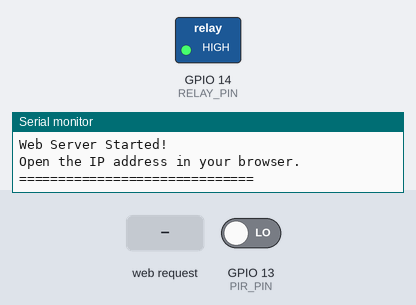
This sketch was run on a simulated ESP32. Shown: switched loads named in the sketch (green lamp = pin HIGH), the last lines printed to the serial monitor. The test bench sets the inputs (shaded band); at power-on: GPIO 13 (PIR_PIN) LOW. WiFi joins after 1.5 s; servers stay silent unless stated; uploads are accepted with an empty reply; the local clock reads 2024-03-15 10:24:30 at power-on unless the sketch sets it.

Above: at 4.7 s.
4.8 s: GPIO 13 (PIR_PIN) driven HIGH
At 5.6 s:
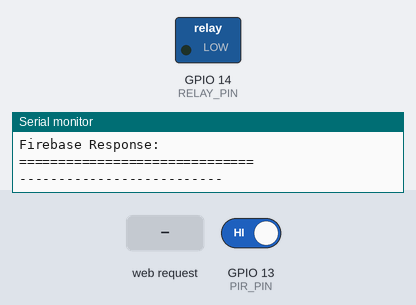
7.8 s: HTTP request GET /off received
At 8.7 s:
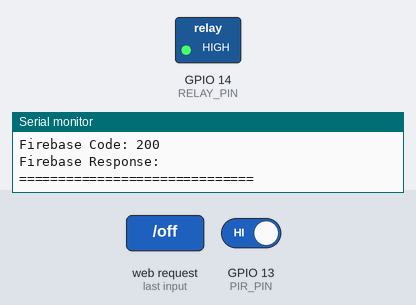
Timing chart, 0 to 10.8 s (numbered marks = the images above; inputs shaded):
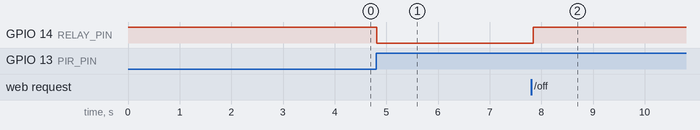

Measured:
- after the input at 4.8 s, GPIO 14 (RELAY_PIN): HIGH → LOW at once
- after the input at 7.8 s, GPIO 14 (RELAY_PIN): LOW → HIGH at once

The sketch:

automatic_room_light_control_system_final.ino
```cpp
#include <WiFi.h>
#include <WebServer.h>
#include <HTTPClient.h>
#include <WiFiClientSecure.h>
#include <time.h>

// =====================================================
// WiFi Credentials
// =====================================================
const char* ssid = "YOUR_WIFI_SSID";
const char* password = "YOUR_WIFI_PASSWORD";

// =====================================================
// Firebase
// =====================================================
const char* FIREBASE_HOST = "YOUR_FIREBASE_DATABASE_URL";
const char* FIREBASE_AUTH = "YOUR_FIREBASE_AUTH_KEY";

// Example:
// https://your-project-default-rtdb.firebaseio.com
// Do NOT add / at the end.

// =====================================================
// Google Apps Script
// =====================================================
const char* GOOGLE_SCRIPT_URL = "YOUR_GOOGLE_APPS_SCRIPT_URL";

// =====================================================
// GPIO Pins
// =====================================================
#define PIR_PIN 13
#define RELAY_PIN 14

// =====================================================
// Web Server
// =====================================================
WebServer server(80);

// =====================================================
// Variables
// =====================================================
int motionCount = 0;
int lastPIRState = LOW;

bool lightState = false;
bool autoMode = true;

// =====================================================
// Timers
// =====================================================
unsigned long lastFiveMinuteReport = 0;

const unsigned long REPORT_INTERVAL = 300000UL; // 5 minutes

// Number of motions since last email
int motionsSinceLastReport = 0;

// =====================================================
// NTP Time
// India = UTC + 5:30
// =====================================================
const long GMT_OFFSET_SEC = 19800;
const int DAYLIGHT_OFFSET_SEC = 0;

// =====================================================
// Relay Control
// Active LOW Relay
// LOW  = Relay ON
// HIGH = Relay OFF
// =====================================================

void lightON() {

  digitalWrite(RELAY_PIN, LOW);
  lightState = true;
}

void lightOFF() {

  digitalWrite(RELAY_PIN, HIGH);
  lightState = false;
}

// =====================================================
// Get Current Date
// =====================================================

String getDate() {

  struct tm timeinfo;

  if (!getLocalTime(&timeinfo)) {
    return "Unknown";
  }

  char buffer[20];

  strftime(buffer, sizeof(buffer), "%d-%m-%Y", &timeinfo);

  return String(buffer);
}

// =====================================================
// Get Current Time
// =====================================================

String getTimeNow() {

  struct tm timeinfo;

  if (!getLocalTime(&timeinfo)) {
    return "Unknown";
  }

  char buffer[20];

  strftime(buffer, sizeof(buffer), "%H:%M:%S", &timeinfo);

  return String(buffer);
}

// =====================================================
// Get Current Timestamp
// =====================================================

String getTimestamp() {

  return getDate() + " " + getTimeNow();
}

// =====================================================
// Firebase Logging
// =====================================================

void logToFirebase(String eventType) {

  if (WiFi.status() != WL_CONNECTED) {

    Serial.println("Firebase: WiFi not connected");

    return;
  }

  HTTPClient http;

  WiFiClientSecure client;

  client.setInsecure();

  String url = String(FIREBASE_HOST) +
               "/SmartLighting/Logs.json?auth=" +
               FIREBASE_AUTH;

  http.begin(client, url);

  http.addHeader("Content-Type", "application/json");

  String json = "{";

  json += "\"date\":\"" + getDate() + "\",";
  json += "\"time\":\"" + getTimeNow() + "\",";
  json += "\"timestamp\":\"" + getTimestamp() + "\",";
  json += "\"event\":\"" + eventType + "\",";
  json += "\"motionCount\":" + String(motionCount) + ",";
  json += "\"light\":\"" + String(lightState ? "ON" : "OFF") + "\",";
  json += "\"mode\":\"" + String(autoMode ? "AUTO" : "MANUAL") + "\",";
  json += "\"pir\":\"" +
          String(digitalRead(PIR_PIN) ? "MOTION" : "NO MOTION") +
          "\"";

  json += "}";

  int httpCode = http.POST(json);

  Serial.print("Firebase Code: ");
  Serial.println(httpCode);

  if (httpCode > 0) {

    String response = http.getString();

    Serial.print("Firebase Response: ");
    Serial.println(response);
  }

  http.end();
}

// =====================================================
// Google Sheets Logging
// =====================================================

void logToGoogleSheet(String eventType) {

  if (WiFi.status() != WL_CONNECTED) {

    Serial.println("Google Sheet: WiFi not connected");

    return;
  }

  HTTPClient http;

  String url = String(GOOGLE_SCRIPT_URL);

  url += "?date=" + getDate();
  url += "&time=" + getTimeNow();
  url += "&event=" + eventType;
  url += "&motion=" + String(motionCount);
  url += "&light=" + String(lightState ? "ON" : "OFF");
  url += "&mode=" + String(autoMode ? "AUTO" : "MANUAL");
  url += "&pir=" +
         String(digitalRead(PIR_PIN) ? "MOTION" : "NO_MOTION");

  http.begin(url);

  http.setFollowRedirects(HTTPC_STRICT_FOLLOW_REDIRECTS);

  int httpCode = http.GET();

  Serial.print("Google Sheet Code: ");
  Serial.println(httpCode);

  if (httpCode > 0) {

    String response = http.getString();

    Serial.print("Google Sheet Response: ");
    Serial.println(response);
  }

  http.end();
}

// =====================================================
// Log Event to Both Firebase + Google Sheet
// =====================================================

void logEvent(String eventType) {

  Serial.println();
  Serial.println("==============================");
  Serial.println("LOGGING EVENT");
  Serial.println("==============================");

  Serial.print("Date: ");
  Serial.println(getDate());

  Serial.print("Time: ");
  Serial.println(getTimeNow());

  Serial.print("Event: ");
  Serial.println(eventType);

  Serial.print("Motion Count: ");
  Serial.println(motionCount);

  Serial.print("Light: ");
  Serial.println(lightState ? "ON" : "OFF");

  Serial.print("Mode: ");
  Serial.println(autoMode ? "AUTO" : "MANUAL");

  // Google Sheets
  logToGoogleSheet(eventType);

  // Firebase
  logToFirebase(eventType);

  Serial.println("==============================");
}

// =====================================================
// Send 5-Minute Email Report
// =====================================================

void sendFiveMinuteReport() {

  if (WiFi.status() != WL_CONNECTED) {

    Serial.println("Email Report: WiFi not connected");

    return;
  }

  HTTPClient http;

  String url = String(GOOGLE_SCRIPT_URL);

  url += "?report=5min";
  url += "&date=" + getDate();
  url += "&time=" + getTimeNow();
  url += "&motion=" + String(motionsSinceLastReport);
  url += "&totalMotion=" + String(motionCount);
  url += "&light=" + String(lightState ? "ON" : "OFF");
  url += "&mode=" + String(autoMode ? "AUTO" : "MANUAL");
  url += "&ip=" + WiFi.localIP().toString();

  Serial.println();
  Serial.println("==============================");
  Serial.println("SENDING 5-MINUTE REPORT");
  Serial.println("==============================");

  http.begin(url);

  http.setFollowRedirects(HTTPC_STRICT_FOLLOW_REDIRECTS);

  int httpCode = http.GET();

  Serial.print("Email Report Code: ");
  Serial.println(httpCode);

  if (httpCode > 0) {

    String response = http.getString();

    Serial.print("Email Report Response: ");
    Serial.println(response);
  }

  http.end();

  // Reset 5-minute counter
  motionsSinceLastReport = 0;

  Serial.println("5-minute counter reset.");
}

// =====================================================
// Web Dashboard
// =====================================================

void handleRoot() {

  String html = R"rawliteral(
<!DOCTYPE html>
<html>

<head>

<meta name="viewport"
content="width=device-width, initial-scale=1">

<title>ESP32 Smart Lighting</title>

<style>

body {
  font-family: Arial, sans-serif;
  background: #f2f4f7;
  text-align: center;
  margin: 0;
  padding: 20px;
}

.container {
  max-width: 500px;
  margin: auto;
  background: white;
  padding: 25px;
  border-radius: 20px;
  box-shadow: 0 4px 15px rgba(0,0,0,0.15);
}

h1 {
  margin-bottom: 5px;
}

.status {
  font-size: 24px;
  font-weight: bold;
  margin: 20px;
}

.on {
  color: green;
}

.off {
  color: red;
}

button {
  width: 90%;
  padding: 15px;
  margin: 8px;
  border: none;
  border-radius: 10px;
  font-size: 18px;
  cursor: pointer;
}

.onButton {
  background: green;
  color: white;
}

.offButton {
  background: red;
  color: white;
}

.autoButton {
  background: #007bff;
  color: white;
}

.info {
  background: #f5f5f5;
  padding: 15px;
  border-radius: 10px;
  margin-top: 20px;
}

</style>

<script>

function control(url) {

  fetch(url)
  .then(response => response.text())
  .then(data => {

    location.reload();

  });

}

</script>

</head>

<body>

<div class="container">

<h1>ESP32 Smart Lighting</h1>

<p>PIR + Relay + IoT Monitoring</p>

<hr>

)rawliteral";

  // ===================================================
  // Light Status
  // ===================================================

  html += "<div class='status'>";

  if (lightState) {

    html += "<span class='on'>LIGHT ON</span>";

  } else {

    html += "<span class='off'>LIGHT OFF</span>";
  }

  html += "</div>";

  // ===================================================
  // Mode
  // ===================================================

  html += "<h3>Control Mode: ";

  html += autoMode ? "AUTO" : "MANUAL";

  html += "</h3>";

  // ===================================================
  // Buttons
  // ===================================================

  html += R"rawliteral(

<button class="onButton"
onclick="control('/on')">
LIGHT ON
</button>

<button class="offButton"
onclick="control('/off')">
LIGHT OFF
</button>

<button class="autoButton"
onclick="control('/auto')">
AUTO MODE
</button>

<div class="info">

)rawliteral";

  html += "<p><b>Motion Count:</b> ";
  html += String(motionCount);
  html += "</p>";

  html += "<p><b>5-Min Motion Count:</b> ";
  html += String(motionsSinceLastReport);
  html += "</p>";

  html += "<p><b>PIR Status:</b> ";

  if (digitalRead(PIR_PIN) == HIGH) {

    html += "MOTION DETECTED";

  } else {

    html += "NO MOTION";
  }

  html += "</p>";

  html += "<p><b>ESP32 IP:</b> ";
  html += WiFi.localIP().toString();
  html += "</p>";

  html += R"rawliteral(

</div>

</div>

</body>
</html>

)rawliteral";

  server.send(200, "text/html", html);
}

// =====================================================
// Manual ON
// =====================================================

void handleON() {

  autoMode = false;

  lightON();

  Serial.println("Web Control: LIGHT ON");

  logEvent("MANUAL_LIGHT_ON");

  server.send(200, "text/plain", "Light ON");
}

// =====================================================
// Manual OFF
// =====================================================

void handleOFF() {

  autoMode = false;

  lightOFF();

  Serial.println("Web Control: LIGHT OFF");

  logEvent("MANUAL_LIGHT_OFF");

  server.send(200, "text/plain", "Light OFF");
}

// =====================================================
// AUTO Mode
// =====================================================

void handleAUTO() {

  autoMode = true;

  Serial.println("Control Mode: AUTO");

  logEvent("AUTO_MODE");

  server.send(200, "text/plain", "AUTO MODE");
}

// =====================================================
// Setup
// =====================================================

void setup() {

  Serial.begin(115200);

  pinMode(PIR_PIN, INPUT);

  pinMode(RELAY_PIN, OUTPUT);

  // Light OFF initially
  lightOFF();

  Serial.println();
  Serial.println("==============================");
  Serial.println("ESP32 SMART LIGHTING SYSTEM");
  Serial.println("==============================");

  // ===================================================
  // WiFi
  // ===================================================

  WiFi.begin(ssid, password);

  Serial.print("Connecting to WiFi");

  while (WiFi.status() != WL_CONNECTED) {

    delay(500);

    Serial.print(".");
  }

  Serial.println();

  Serial.println("WiFi Connected!");

  Serial.print("ESP32 IP Address: ");
  Serial.println(WiFi.localIP());

  // ===================================================
  // NTP Time
  // ===================================================

  configTime(
    GMT_OFFSET_SEC,
    DAYLIGHT_OFFSET_SEC,
    "pool.ntp.org",
    "time.nist.gov"
  );

  Serial.println("Synchronizing time...");

  delay(2000);

  Serial.print("Current Time: ");
  Serial.println(getTimestamp());

  // ===================================================
  // Web Server Routes
  // ===================================================

  server.on("/", handleRoot);

  server.on("/on", handleON);

  server.on("/off", handleOFF);

  server.on("/auto", handleAUTO);

  // ===================================================
  // Start Web Server
  // ===================================================

  server.begin();

  Serial.println("Web Server Started!");

  Serial.println("Open the IP address in your browser.");

  Serial.println("==============================");

  // Start 5-minute timer
  lastFiveMinuteReport = millis();
}

// =====================================================
// Main Loop
// =====================================================

void loop() {

  // Handle web requests
  server.handleClient();

  // ===================================================
  // PIR Automatic Control
  // ===================================================

  if (autoMode) {

    int pirState = digitalRead(PIR_PIN);

    // Detect LOW → HIGH transition
    if (pirState == HIGH && lastPIRState == LOW) {

      motionCount++;

      motionsSinceLastReport++;

      Serial.println();
      Serial.println("Motion Detected!");

      Serial.print("Motion Count = ");
      Serial.println(motionCount);

      // ===============================================
      // Odd Motion = ON
      // ===============================================

      if (motionCount % 2 == 1) {

        lightON();

        Serial.println("AUTO: LIGHT ON");

        logEvent("MOTION_LIGHT_ON");

      }

      // ===============================================
      // Even Motion = OFF
      // ===============================================

      else {

        lightOFF();

        Serial.println("AUTO: LIGHT OFF");

        logEvent("MOTION_LIGHT_OFF");
      }

      Serial.println("--------------------------");

      // Prevent duplicate detection
      delay(1000);
    }

    lastPIRState = pirState;
  }

  // ===================================================
  // 5-MINUTE EMAIL REPORT
  // ===================================================

  if (millis() - lastFiveMinuteReport >= REPORT_INTERVAL) {

    lastFiveMinuteReport = millis();

    sendFiveMinuteReport();
  }

  delay(50);
}
```
